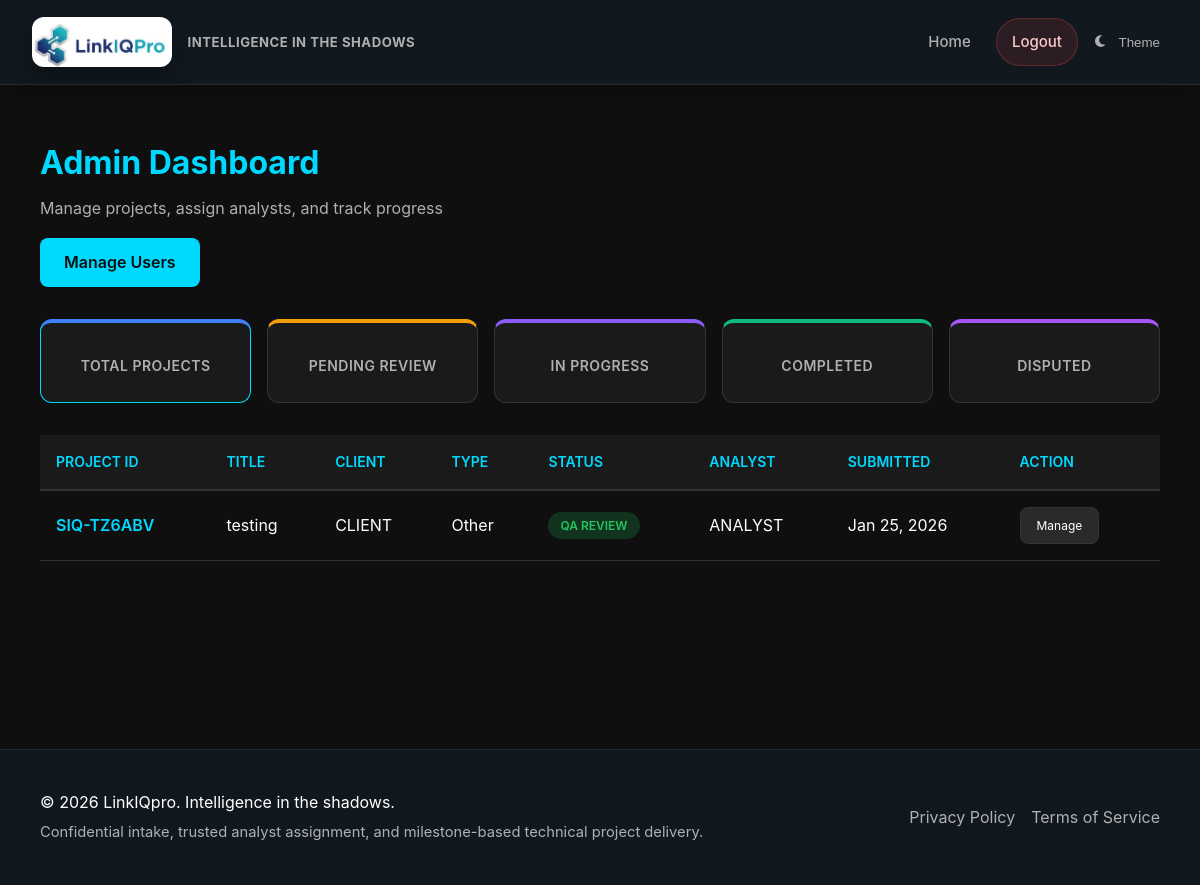
The page /dashboard/admin/ (signed in) on the database its author committed.
### apps/projects/models.py (models this page shows, shortened)
class Project(models.Model):
    STATUS_CHOICES = [
        ('submitted', 'Submitted'),
        ('accepted', 'Accepted'),
        ('in_progress', 'In Progress'),
        ('qa', 'QA Review'),
        ('completed', 'Completed'),
        ('rejected', 'Rejected'),
        ('disputed', 'Disputed'),
    ]
    STAGE_CHOICES = [
        ('proposal', 'Proposal'),
        ('data_analysis', 'Data Analysis'),
        ('literature_review', 'Literature Review'),
        ('methodology', 'Methodology'),
        ('full_project', 'Full Project'),
    ]
    SUPPORT_TYPES = [
        ('sample_size', 'Sample Size Calculation'),
        ('analysis_plan', 'Analysis Plan'),
        ('statistical_analysis', 'Statistical Analysis'),
        ('data_cleaning', 'Data Cleaning'),
        ('methodology_review', 'Methodology Review'),
        ('report_writing', 'Report Writing'),
        ('reproducible_notebook', 'Reproducible Notebook'),
        ('other', 'Other'),
    ]
    DEADLINE_RANGE_CHOICES = [
        ('1_5_days', '1 - 5 Days'),
        ('5_10_days', '5 - 10 Days'),
        ('10_20_days', '10 - 20 Days'),
        ('20_30_days', '20 - 30 Days'),
        ('1_2_months', '1 - 2 Months'),
        ('2_3_months', '2 - 3 Months'),
        ('3_plus_months', '3+ Months'),
        ('flexible', 'Flexible / No Rush'),
    ]
    BUDGET_RANGE_CHOICES = [
        ('under_100', 'Under $100'),
        ('100_250', '$100 - $250'),
        ('250_500', '$250 - $500'),
        ('500_1000', '$500 - $1,000'),
        ('1000_2500', '$1,000 - $2,500'),
        ('2500_5000', '$2,500 - $5,000'),
        ('5000_10000', '$5,000 - $10,000'),
        ('10000_plus', '$10,000+'),
        ('discuss', 'Let\'s Discuss'),
    ]
    id = models.UUIDField(primary_key=True, default=uuid.uuid4, editable=False)
    project_id = models.CharField(max_length=20, unique=True, default=generate_project_id)
    client = models.ForeignKey(
        'users.PseudonymousUser',
        on_delete=models.PROTECT,
        related_name='projects'
    )
    assigned_analyst = models.ForeignKey(
        'users.PseudonymousUser',
        on_delete=models.SET_NULL,
        null=True, blank=True,
        related_name='assigned_projects'
    )
    title = models.CharField(max_length=500)
    description = models.TextField()
    stage = models.CharField(max_length=20, choices=STAGE_CHOICES)
    support_type = models.CharField(max_length=50, choices=SUPPORT_TYPES)
    research_area = models.CharField(max_length=255)
    sample_size = models.IntegerField(null=True, blank=True)
    preferred_methods = models.TextField(null=True, blank=True)
    deadline = models.DateField(null=True, blank=True)
    deadline_range = models.CharField(
        max_length=20,
        choices=DEADLINE_RANGE_CHOICES,
        null=True,
        blank=True,
        help_text='Expected timeline for project completion'
    )
    budget_range = models.CharField(
        max_length=20,
        choices=BUDGET_RANGE_CHOICES,
        null=True,
        blank=True,
        help_text='Expected budget range for the project'
    )
    attachment = models.FileField(
        upload_to='project_attachments/%Y/%m/%d/',
        null=True,
        blank=True,
        help_text='Optional document with additional project details'
    )
    attachment_filename = models.CharField(max_length=500, null=True, blank=True)
    status = models.CharField(max_length=20, choices=STATUS_CHOICES, default='submitted')
    confirms_lawful_use = models.BooleanField(default=False)
    confirms_data_rights = models.BooleanField(default=False)
    irb_approval_provided = models.BooleanField(default=False)
    total_price = models.DecimalField(max_digits=10, decimal_places=2, default=0)
    paid_amount = models.DecimalField(max_digits=10, decimal_places=2, default=0)
    released_amount = models.DecimalField(max_digits=10, decimal_places=2, default=0)
    created_at = models.DateTimeField(auto_now_add=True)
    updated_at = models.DateTimeField(auto_now=True)
    completed_at = models.DateTimeField(null=True, blank=True)
    class Meta:
        ordering = ['-created_at']
        db_table = 'core_project'
        indexes = [
            models.Index(fields=['project_id']),
            models.Index(fields=['client', 'status']),
            models.Index(fields=['status']),
        ]

### apps/users/models.py (models this page shows, shortened)
class PseudonymousUser(models.Model):
    id = models.UUIDField(primary_key=True, default=uuid.uuid4, editable=False)
    alias = models.CharField(max_length=255, unique=True)
    email = models.EmailField(null=True, blank=True)  # Deprecated - kept for migration
    email_hash = models.CharField(max_length=64, null=True, blank=True, unique=True)
    password_hash = models.CharField(max_length=255, null=True, blank=True)
    magic_token = models.CharField(max_length=255, unique=True, null=True, blank=True)
    magic_token_expires = models.DateTimeField(null=True, blank=True)
    is_admin = models.BooleanField(default=False)
    is_analyst = models.BooleanField(default=False)
    is_active = models.BooleanField(default=True)
    is_staff = models.BooleanField(default=False)
    is_superuser = models.BooleanField(default=False)
    created_at = models.DateTimeField(auto_now_add=True)
    last_login = models.DateTimeField(null=True, blank=True)
    last_seen = models.DateTimeField(default=timezone.now)
    class Meta:
        ordering = ['-created_at']
        db_table = 'core_pseudonymoususer'  # Keep existing table name
    @property
    def is_authenticated(self):
        return True

### apps/users/views.py (the view)
# urls.py: path('dashboard/admin/', views.admin_dashboard, name='admin_dashboard'),
@admin_required
def admin_dashboard(request):
    from apps.projects.repositories import ProjectRepository
    users = PseudonymousUser.objects.all().order_by('-created_at')
    projects = ProjectRepository.get_all_projects()
    user_service = UserManagementService()
    counts = user_service.get_user_stats()
    return render(request, 'core/admin_dashboard.html', {
        'users': users,
        'projects': projects,
        'user': request.user,
        'total_users': counts['total'],
        'total_clients': counts['clients'],
        'total_analysts': counts['analysts'],
        'total_admins': counts['admins'],
    })

### apps/projects/repositories.py (called while the page is built)
    @staticmethod
    def get_all_projects() -> List[Project]:
        return list(Project.objects.all().order_by('-created_at'))

### apps/users/repositories.py (called while the page is built)
    @staticmethod
    def get_user_counts() -> dict:
        return {
            'total': PseudonymousUser.objects.count(),
            'clients': PseudonymousUser.objects.filter(is_admin=False, is_analyst=False).count(),
            'analysts': PseudonymousUser.objects.filter(is_analyst=True).count(),
            'admins': PseudonymousUser.objects.filter(is_admin=True).count(),
        }

### apps/users/services.py (called while the page is built)
    def get_user_stats(self) -> dict:
        return self.user_repo.get_user_counts()

### core/context_processors.py (called while the page is built)
def chat_users(request):
    if request.user.is_authenticated:
        admins = PseudonymousUser.objects.filter(is_admin=True, is_active=True)
        return {
            'chat_admins': admins,
        }
    return {}

### templates/core/admin_dashboard.html (shortened to what this page needs)
{% extends "base.html" %}
{% block content %}
<div class="admin-header">
    <h1>Admin Dashboard</h1>
    <p>Manage projects, assign analysts, and track progress</p>
    <a href="{% url 'core:admin_user_management' %}" class="btn btn-primary">
        Manage Users
    </a>
</div>
<div class="stats-grid">
    <div class="stat-card total-projects" data-filter="all">
        <div class="label">Total Projects</div>
    </div>
    <div class="stat-card pending-review" data-filter="pending">
        <div class="label">Pending Review</div>
    </div>
    <div class="stat-card in-progress" data-filter="in_progress">
        <div class="label">In Progress</div>
    </div>
    <div class="stat-card completed" data-filter="completed">
        <div class="label">Completed</div>
    </div>
    <div class="stat-card disputed" data-filter="disputed">
        <div class="label">Disputed</div>
    </div>
</div>
<div class="projects-table-container">
    <table class="projects-table">
        <thead>
            <tr>
                <th>Project ID</th>
                <th>Title</th>
                <th>Client</th>
                <th>Type</th>
                <th>Status</th>
                <th>Analyst</th>
                <th>Submitted</th>
                <th>Action</th>
            </tr>
        </thead>
        <tbody id="projectsTableBody">
            {% for project in projects %}
                <tr class="project-row" data-status="{{ project.status }}">
                    <td><a href="{% url 'core:project_triage' project.project_id %}" class="project-id-link">{{ project.project_id }}</a></td>
                    <td>{{ project.title|truncatewords:5 }}</td>
                    <td>{{ project.client.alias }}</td>
                    <td>{{ project.get_support_type_display }}</td>
                    <td><span class="status-badge status-{{ project.status }}">{{ project.get_status_display }}</span></td>
                    <td>{{ project.assigned_analyst.alias|default:"Unassigned" }}</td>
                    <td>{{ project.created_at|date:"M d, Y" }}</td>
                    <td>
                        <a href="{% url 'core:project_triage' project.project_id %}" class="btn btn-secondary action-btn">Manage</a>
                    </td>
                </tr>
            {% empty %}
                <tr>
                    <td colspan="8" style="text-align: center; padding: 2rem; color: var(--text-secondary);">
                        No projects found
                    </td>
                </tr>
            {% endfor %}
        </tbody>
    </table>
</div>
{% endblock %}

### templates/base.html (style rules this page uses)
* { margin: 0; padding: 0; box-sizing: border-box; }
:root { --bg-primary: #0f0f0f; --bg-secondary: #1a1a1a; --bg-tertiary: #2a2a2a; --text-primary: #ffffff; --text-secondary: #b0b0b0; --accent-primary: #00d9ff; --accent-secondary: #0099cc; --border-color: #333333; --mobile-nav-width: 260px; --success: #10b981; --error: #ef4444; --warning: #f59e0b; }
body { font-family: -apple-system, BlinkMacSystemFont, 'Segoe UI', Roboto, Oxygen, Ubuntu, Cantarell, sans-serif; background-color: var(--bg-primary); color: var(--text-primary); line-height: 1.6; }
.btn { padding: 0.75rem 1.5rem; border: none; border-radius: 0.5rem; cursor: pointer; font-size: 1rem; transition: all 0.3s; text-decoration: none; display: inline-block; }
.btn-primary { background-color: var(--accent-primary); color: var(--bg-primary); font-weight: 600; }
.btn-secondary { background-color: var(--bg-tertiary); color: var(--text-primary); border: 1px solid var(--border-color); }

### templates/core/admin_dashboard.html (style rules this page uses)
.admin-header { margin: 2rem 0; }
.admin-header h1 { color: var(--accent-primary); margin-bottom: 0.5rem; }
.admin-header p { color: var(--text-secondary); margin-bottom: 1rem; }
.stats-grid { display: grid; grid-template-columns: repeat(auto-fit, minmax(200px, 1fr)); gap: 1rem; margin: 2rem 0; }
.stat-card { background-color: var(--bg-secondary); border: 1px solid var(--border-color); border-radius: 0.75rem; padding: 1.5rem; text-align: center; transition: all 0.3s ease; cursor: pointer; }
.stat-card.active { border-color: var(--accent-primary); }
.stat-card .label { color: var(--text-secondary); font-size: 0.875rem; font-weight: 600; text-transform: uppercase; letter-spacing: 0.5px; }
.stat-card.total-projects { border-top: 4px solid #3b82f6; }
.stat-card.pending-review { border-top: 4px solid #f59e0b; }
.stat-card.in-progress { border-top: 4px solid #8b5cf6; }
.stat-card.completed { border-top: 4px solid #10b981; }
.stat-card.disputed { border-top: 4px solid #a855f7; }
.projects-table-container { margin: 2rem 0; overflow-x: auto; }
.projects-table { width: 100%; border-collapse: collapse; }
.projects-table thead { background-color: var(--bg-secondary); border-bottom: 2px solid var(--border-color); }
.projects-table th { padding: 1rem; text-align: left; color: var(--accent-primary); font-weight: 600; font-size: 0.875rem; text-transform: uppercase; }
.projects-table td { padding: 1rem; border-bottom: 1px solid var(--border-color); color: var(--text-primary); transition: all 0.3s; }
.projects-table tbody tr { opacity: 1; transform: translateY(0); }
.project-id-link { color: var(--accent-primary); text-decoration: none; font-weight: 600; }
.status-badge { display: inline-block; padding: 0.25rem 0.75rem; border-radius: 9999px; font-size: 0.75rem; font-weight: 600; text-transform: uppercase; }
.status-qa { background-color: rgba(34, 197, 94, 0.2); color: #22c55e; }
.action-btn { padding: 0.5rem 1rem; font-size: 0.75rem; margin-right: 0.5rem; }

### rows shown on the page
Project: project_id "SIQ-TZ6ABV", title "testing", client.alias "CLIENT", support_type "Other", status "QA REVIEW", assigned_analyst.alias "ANALYST", created_at "Jan 25, 2026"
